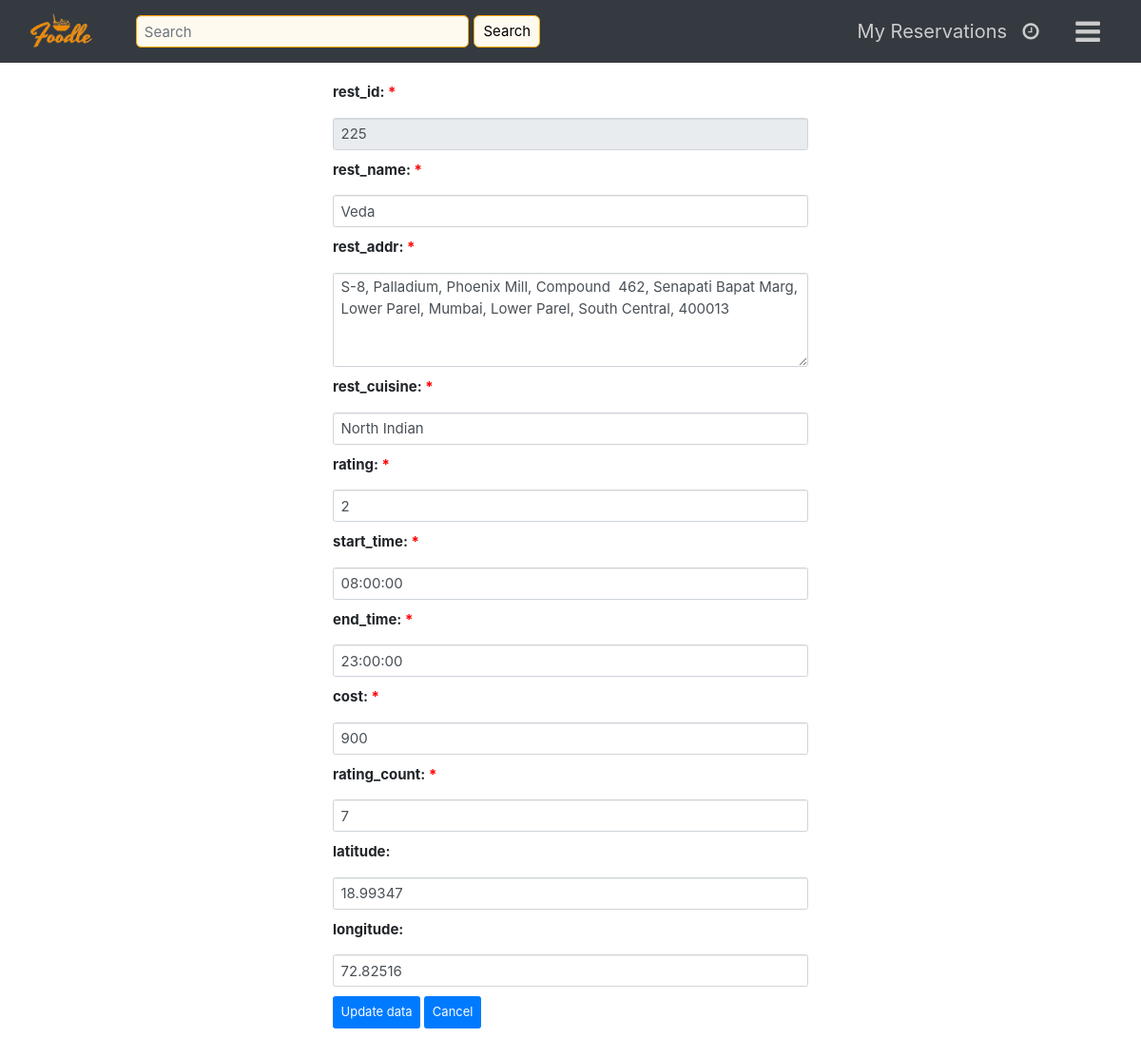
Screenshot of /rest_form.php?method=update&rest_id=225 (signed in) with the database file from the repository.
### tables this page shows
CREATE TABLE `rest` (
  `rest_id` int(11) NOT NULL,
  `rest_name` varchar(100) NOT NULL,
  `rest_addr` varchar(300) NOT NULL,
  `rest_cuisine` varchar(50) NOT NULL,
  `rating` float NOT NULL,
  `cost` int(11) NOT NULL,
  `start_time` time DEFAULT '08:00:00',
  `end_time` time DEFAULT '23:00:00',
  `rating_count` int(11) DEFAULT '7',
  `latitude` double NOT NULL,
  `longitude` double NOT NULL
);

### rest_form.php (the view, shortened to what this page needs)
<?php
include 'templates/header.php';
include 'templates/navbar.php';
include 'templates/db-con.php';
function addcss(){
	echo '<link rel="stylesheet" type="text/css" href="styles/forms.css">';
}
$method = $_GET['method'];
if($method == 'update')
{
	$rest_id = $_GET['rest_id'];
	$sql = "SELECT * from rest where rest_id = '$rest_id'";
	$result = mysqli_query($conn, $sql);
	$row = mysqli_fetch_assoc($result);
}
?>
<form id="login-form" action="<?php echo "update_rest.php?method=$method" ?>" name="profile" method="post" style = "font-size: 15px; width: 500px; margin: 0 auto">
        <div class="form-group" style = "margin:10px 0px 10px; font-size: inherit;">
			<?php if($method != 'insert'){?>
            <label for="rest_id">rest_id:<span style="color : red"> * </span></label>
            <input type="text" class="form-control" "margin:10px 0px 10px; font-size: inherit;" name="rest_id" id="rest_id" value="<?php if($method !='insert') echo $row ['rest_id']; ?>" readonly>
			<?php } ?>
			<label for="rest_name">rest_name:<span style="color : red"> * </span></label>
            <input type="text" class="form-control" "margin:10px 0px 10px; font-size: inherit;" name="rest_name" id="rest_name" value="<?php if($method !='insert') echo $row ['rest_name']; ?>" required>
			<label for="rest_addr">rest_addr:<span style="color : red"> * </span></label>
			<textarea class="form-control" rows="4" "margin:10px 0px 10px; font-size: inherit;" name="rest_addr" id="rest_addr" required><?php if($method !='insert') echo $row ['rest_addr']; ?></textarea>
			<label for="rest_cuisine">rest_cuisine:<span style="color : red"> * </span></label>
            <input type="text" class="form-control" "margin:10px 0px 10px; font-size: inherit;" name="rest_cuisine" id="rest_cuisine" value="<?php if($method !='insert') echo $row ['rest_cuisine']; ?>" required>
			<label for="rating">rating:<span style="color : red"> * </span></label>
            <input type="text" class="form-control" "margin:10px 0px 10px; font-size: inherit;" name="rating" id="rating" value="<?php if($method !='insert') echo $row ['rating']; ?>" required>
			<label for="start_time">start_time:<span style="color : red"> * </span></label>
            <input type="text" class="form-control" "margin:10px 0px 10px; font-size: inherit;" name="start_time" id="start_time" value="<?php if($method !='insert') echo $row ['start_time']; ?>" required>
			<label for="end_time">end_time:<span style="color : red"> * </span></label>
            <input type="text" class="form-control" "margin:10px 0px 10px; font-size: inherit;" name="end_time" id="end_time" value="<?php if($method !='insert') echo $row ['end_time']; ?>" required>
			<label for="cost">cost:<span style="color : red"> * </span></label>
            <input type="text" class="form-control" "margin:10px 0px 10px; font-size: inherit;" name="cost" id="cost" value="<?php if($method !='insert') echo $row ['cost']; ?>" required>
			<label for="rating_count">rating_count:<span style="color : red"> * </span></label>
            <input type="text" class="form-control" "margin:10px 0px 10px; font-size: inherit;" name="rating_count" id="rating_count" value="<?php if($method !='insert') echo $row ['rating_count']; ?>" required>
			<label for="latitude">latitude:</label>
            <input type="text" class="form-control" "margin:10px 0px 10px; font-size: inherit;" name="latitude" id="latitude" value="<?php if($method !='insert') echo $row ['latitude']; ?>">
			<label for="longitude">longitude:</label>
            <input type="text" class="form-control" "margin:10px 0px 10px; font-size: inherit;" name="longitude" id="longitude" value="<?php if($method !='insert') echo $row ['longitude']; ?>">
			<button type="submit" id = "submit" class="btn btn-primary" style="font-size: 13px">Update data</button>
			<button type="button" id = "cancel" class="btn btn-primary" style="font-size: 13px" onclick="location.reload()">Cancel</button>
	</div>
</form>

### styles/forms.css (style rules this page uses)
.form-group { margin: 10px 0px 10px; font-size: inherit; }
.form-control { margin: 10px 0px 10px; font-size: inherit; }
button { height:34px; }

### rows the page displays
rest: rest_id "225", rest_name "Veda", rest_addr "S-8, Palladium, Phoenix Mill, Compound 462, Senapati Bapat Marg, Lower Parel, Mumbai, Lower Parel, South Central, 400013", rest_cuisine "North Indian", rating "2", start_time "08:00:00", end_time "23:00:00", cost "900", rating_count "7", latitude "18.99347", longitude "72.82516"
